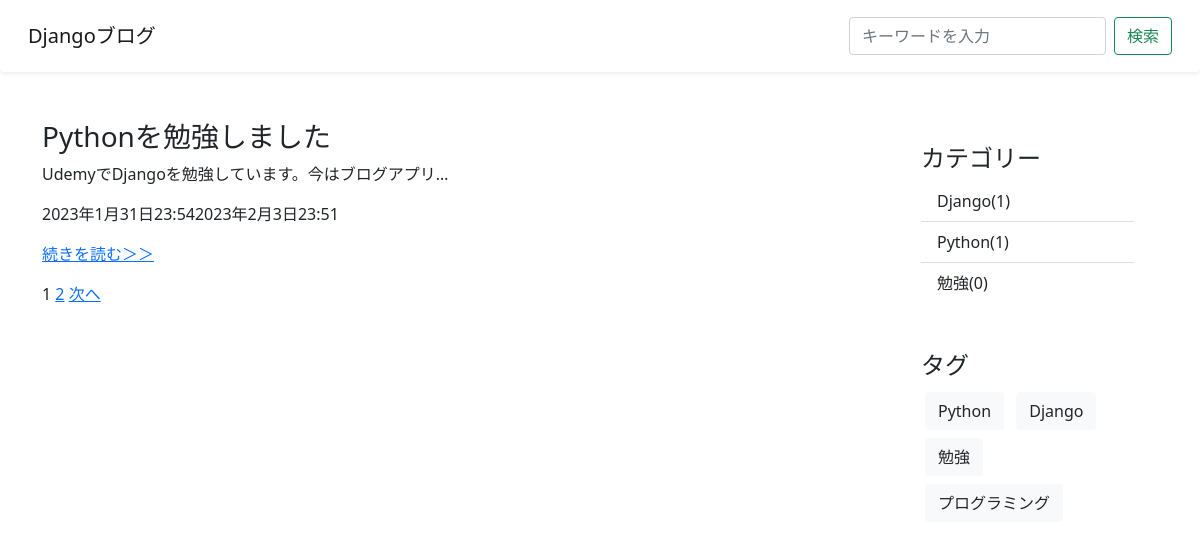
The app's page /search/ with its own data.
### blog/models.py (models this page shows, shortened)
class Task(models.Model):
    title = models.CharField(verbose_name="タイトル", max_length=200)
    content = models.TextField(verbose_name="本文")
    image = models.ImageField(verbose_name="画像", upload_to="uploads/", null=True, blank=True)
    created_at = models.DateTimeField(verbose_name="作成日", auto_now_add=True)
    updated_at = models.DateTimeField(verbose_name="更新日", auto_now=True)
    is_published = models.BooleanField(verbose_name="公開設定", default=False)
    category = models.ForeignKey(Category, verbose_name="カテゴリー", on_delete=models.PROTECT, null=True, blank=True)
    tag = models.ManyToManyField(Tag, verbose_name="タグ", blank=True)
    class Meta:
        verbose_name = "記事"
        verbose_name_plural = "記事"

class Category(models.Model):
    name = models.CharField(verbose_name="カテゴリー", max_length=255)
    slug = models.SlugField(verbose_name="URL", unique=True)
    class Meta:
        verbose_name = "カテゴリー"
        verbose_name_plural = "カテゴリー"

class Tag(models.Model):
    name = models.CharField(verbose_name="タグ", max_length=255)
    slug = models.SlugField(verbose_name="URL", unique=True)
    class Meta:
        verbose_name = "タグ"
        verbose_name_plural = "タグ"

### blog/views.py (the view)
# urls.py: path("search/", SearchBlogListView.as_view(), name="search-post-list"),
class SearchBlogListView(ListView):
    model = Task
    template_name = "blog/post_list.html"
    context_object_name = "posts"
    paginate_by = 1
    def get_queryset(self):
        self.query = self.request.GET.get("query") or ""
        queryset = super().get_queryset()
        if self.query:
            queryset = queryset.filter(
                Q(title__icontains = self.query) | Q(content__icontains = self.query)
            )
        if not self.request.user.is_authenticated:
            queryset = queryset.filter(is_published = True)
        self.post_count = len(queryset)
        return queryset
    def get_context_data(self, **kwargs):
        context = super().get_context_data(**kwargs)
        context["query"] = self.query
        context["post_count"] = self.post_count
        return context

### blog/context_processors.py (called while the page is built)
def common(request):
    context = {
        "categories": Category.objects.annotate(
            count = Count("task", Q(task__is_published=True))
        ),
        "tags": Tag.objects.all()
    }
    return context

### blog/templatetags/blog.py (called while the page is built)
@register.simple_tag
def replace(request, key, value):
    url_dict = request.GET.copy()
    url_dict[key] = value
    return url_dict.urlencode()

### blog/templates/blog/post_list.html (shortened to what this page needs)
{% extends "blog/base.html" %}
{% block content %}
    <div class="row">
        <div class="col-9">
            {% for blog in posts %}
                {% if blog.is_published or user.is_superuser %}
                    <h3>{{ blog.title }}</h3>
                    <p>{{ blog.content | truncatechars:30 }}</p>
                    <p>{{ blog.created_at }}{{ blog.updated_at }}</p>
                    <p><a href="{% url "post-detail" blog.pk %}">続きを読む＞＞</a></p>
                {% endif %}
            {% endfor %}
            {% include "blog/snippets/pagination.html" %}
        </div>
        <div class="col-3">
            {% include "blog/snippets/sidebar.html" %}
        </div>
    </div>
{% endblock content %}

### blog/templates/blog/snippets/sidebar.html
<div class="p-4 category">
    <h4>カテゴリー</h4>
    <ul class="list-group list-group-flush">
        {% for category in categories %}
            <li class="list-group-item">
                <a href="{% url "category-post-list" category.slug %}">
                    {{ category.name }}({{ category.count }})
                </a>
            </li>
        {% endfor %}
    </ul>
</div>
<div class="p-4">
    <h4>タグ</h4>
    {% for tag in tags %}
        <a class="btn btn-light bg-light text-dark m-1" href="{% url "tag-post-list" tag.slug %}">
            {{ tag.name }}
        </a>
    {% endfor %}
</div>

### blog/static/blog/css/style.css (style rules this page uses)
div.category > ul > li a { color: #212529; text-decoration: none; }

### records on screen
Task: title "Pythonを勉強しました", content "UdemyでDjangoを勉強しています。今はブログアプリ…", created_at "2023年1月31日23:54", updated_at "2023年2月3日23:51"
Category: name "Django", count "1"
Category: name "Python", count "1"
Category: name "勉強", count "0"
Tag: name "Python"
Tag: name "Django"
Tag: name "勉強"
Tag: name "プログラミング"

### other values on screen
{{ num }} "1"
{{ num }} "2"
